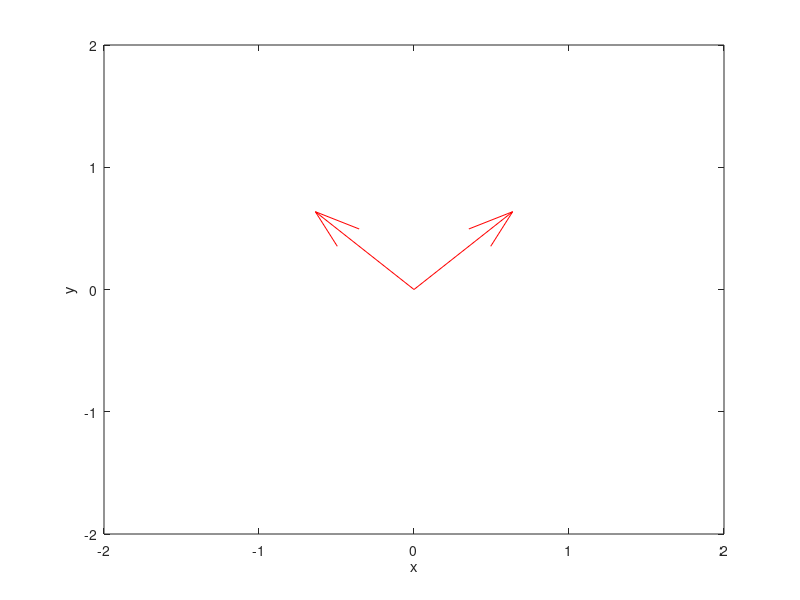
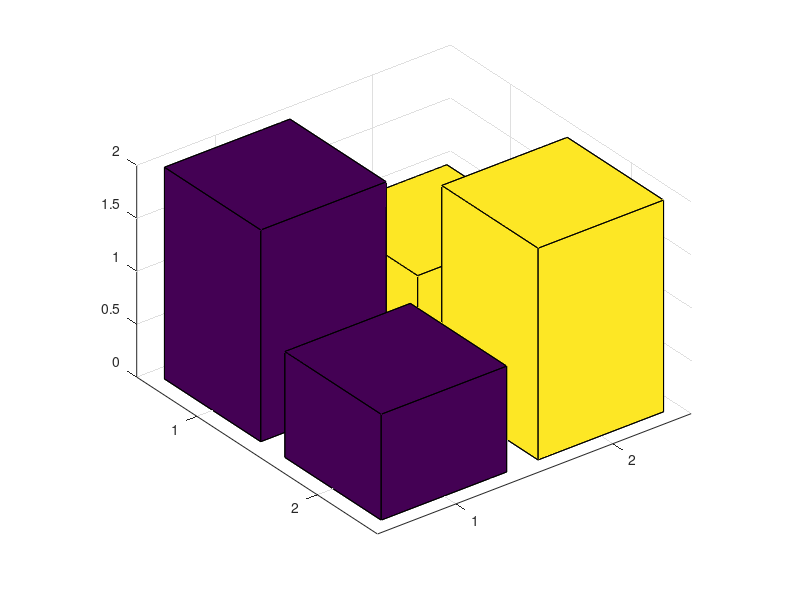

MATLAB code for these plots, in order:
%Egenvärde och egetvärdet [matematisk]
clear 
close all

% Definiera matrisen
A = [2 1;
     1 2];

% Hitta egenvektorer och egenvärden
[V, D] = eig(A);

% Skriv ut egenvärdena
lambda1 = D(1,1);
lambda2 = D(2,2);
disp("Egenvärden:");
disp(lambda1);
disp(lambda2);

% Skriv ut egenvektorerna
v1 = V(:,1);
v2 = V(:,2);
disp("Egenvektorer:");
disp(v1);
disp(v2);

%% Plotta egenvektorer
figure(1)
x = [-2 2]
y = [-2 2];
quiver([0 0], [0 0], [v1(1) v2(1)], [v1(2) v2(2)], 'color', 'r');
hold on;
axis([x y]);
xlabel('x');
ylabel('y');
hold off

%% Plotta matrisen 3D
figure(2)
 bar3(A);